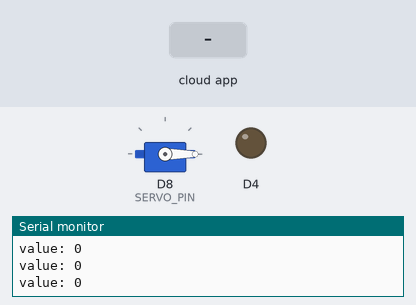
Bench run of a sketch on a simulated ESP8266 (NodeMCU). Parts: servo, output pins drawn as LEDs (lit = HIGH, except the on-board LED, lit = LOW), the last lines printed to the serial monitor. Inputs (shaded band) come from the test bench. WiFi joins after 1.5 s; servers stay silent unless stated; the Firebase database answers and starts empty.

Above: at 10.8 s.
10.9 s: the phone or cloud app sets value to 1
At 11.82 s:
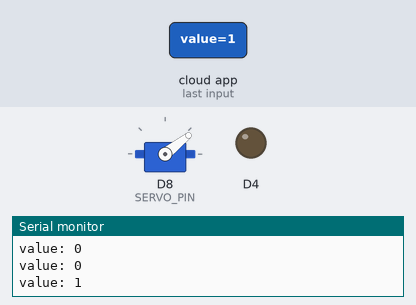
At 12.42 s:
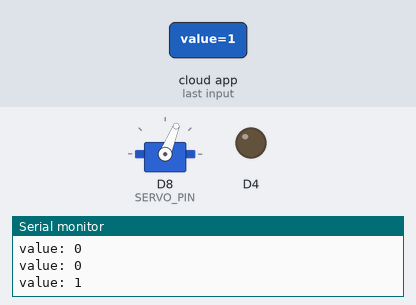
13.9 s: the phone or cloud app sets value to 0
At 14.22 s:
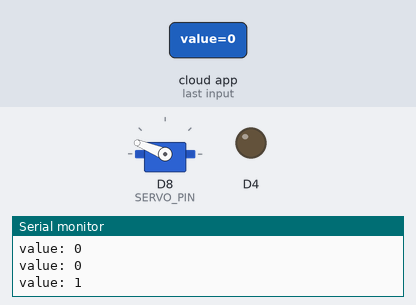
Timing chart, 0 to 20.0 s (numbered marks = the images above; inputs shaded):
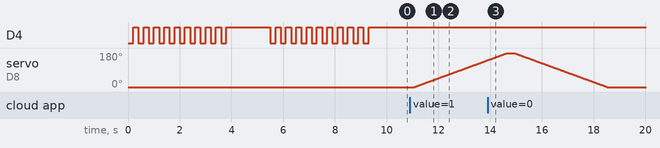

Measured:
- after the input at 10.9 s, servo on D8 (SERVO_PIN): moves from 0° to 142° over 2.8 s, starting after 0.17 s

The sketch:

firebaseservo.ino
```cpp
#if defined(ESP8266)
  #include <Servo.h>
  #define SERVO_PIN D8
#endif
#include <ESP8266WiFi.h>
#include <FirebaseESP8266.h>
Servo servo;

// #elif defined(ESP32)
// #define RELAY_PIN 13

FirebaseConfig config;
FirebaseAuth auth;
FirebaseData fbdo;

#define DB_URL "https://long-bc130-default-rtdb.asia-southeast1.firebasedatabase.app/"
#define DB_SECRET "Gj0w1L8JKWJQmHzltn9lzsxxOVJZdbjLhxFIUi7c"
#define AP_SSID "HSU_Students"
#define AP_PASSWORD "dhhs12cnvch"
void setup() {
  Serial.begin(115200);
  initServo();
  initWifi();
  initFirebase();
  setValueToFirebase(0);
}
int oldValue = 0;
void loop() {
  int newValue = getValueFromFirebase();
  if (newValue == 1 && oldValue == 0) {
    upServo ();
    oldValue = 1;
  } else if (newValue == 0 && oldValue == 1) {
    downServo ();
    oldValue = 0;
  }
  delay(100);
}

void initServo() {
  servo.attach(SERVO_PIN);
  servo.write(0);
}
void upServo() {
  for (int pos = 0; pos <= 180; pos += 1) {
    servo.write(pos);
    delay(20);
  }
}
void downServo() {
  for (int pos = 180; pos >= 0; pos -= 1) {
    servo.write(pos);
    delay(20);
  }
}

void initWifi() {
  blinkBuiltinLed(10);
  Serial.print("\nConnecting to "); Serial.print(AP_SSID);
  WiFi.begin(AP_SSID, AP_PASSWORD);
  while (WiFi.status() != WL_CONNECTED) { delay(500); Serial.print("."); }
  Serial.print("\nWiFi connected, IP address: "); Serial.println(WiFi.localIP());
  WiFi.setAutoReconnect(true); WiFi.persistent(true);
  blinkBuiltinLed(10);
}

void blinkBuiltinLed(int n) {
  pinMode(BUILTIN_LED, OUTPUT);
  for (int i = 1; i <= n; i++) {
    #if defined(ESP8266)
      digitalWrite(BUILTIN_LED, LOW); delay(200);
      digitalWrite(BUILTIN_LED, HIGH); delay(200);
    #elif defined(ESP32)
      digitalWrite(BUILTIN_LED, HIGH); delay(200);
      digitalWrite(BUILTIN_LED, LOW); delay(200);
    #endif
  }
}
void initFirebase() {
  config.database_url = DB_URL;
  config.signer.tokens.legacy_token = DB_SECRET;
  Firebase.begin(&config, &auth);
  Firebase.reconnectNetwork(true);
}

int getValueFromFirebase() {
  int value = -1;
  if (Firebase.ready()) {
    if (Firebase.getInt(fbdo, "SERVO/value")) value = fbdo.intData();
    Serial.println("value: " + String(value));
  }
  return value;
}
void setValueToFirebase(int value){
  if (Firebase.ready()) {
    Firebase.setInt(fbdo, "SERVO/value", value);
  }
}
```
